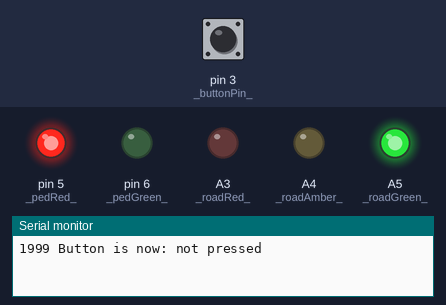
Simulated run of this sketch. Board: Arduino Uno, built with avr-gcc and run on an emulated ATmega328P. On the bench: output pins drawn as LEDs (lit = HIGH), the last lines printed to the serial monitor. The inputs (shaded band) are chosen by the test bench; at power-on: pin 3 (_buttonPin_) HIGH.

Above: at 3.2 s.
3.3 s: pin 3 (_buttonPin_) pulled LOW for 0.15 s
At 5.4 s:
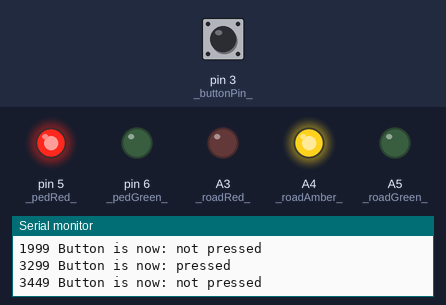
At 9.7 s:
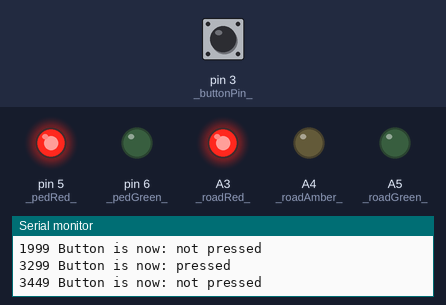
Timing chart, 0 to 20.8 s (numbered marks = the images above; inputs shaded):
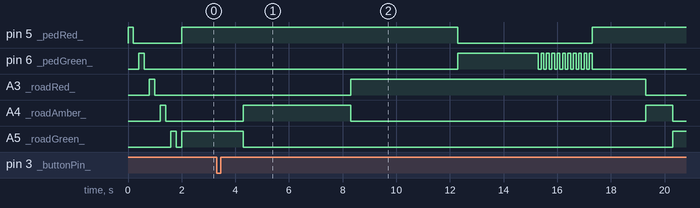

The sketch:

structTableProgmem-pedestrian.ino
```cpp
#include "flashLeds.h"
#include "ioPins.h"
#include <avr/pgmspace.h>

enum class trafStates : uint8_t
{
    roadGo = 0,             //Normal road green state - wait for button
    waitRoadAmber,          //Wait road green, then turn amber, then next
    roadAmber,              //Wait amber, then red
    roadRedToCross,         //Wait red, then ped green
    pedGreen,               //Wait ped green, then flash ped green
    pedFlashGreen,          //Flash ped green, then ped red
    pedRed,                 //Wait ped red, then road amber
    roadAmberToGreen,       //Wait road amber, then road green
    roadWaitGreen           //Wait at green for traffic to clear
};

enum class PedLed : uint8_t     { red, green, greenFl };
enum class RoadLed : uint8_t    { red, green, amber };

const uint8_t _pedGreenFlashLimit_ = 20;

struct StateData
{
    PedLed pedLed;
    RoadLed roadLed;
    trafStates nextState;
    bool bStoreCrossRqst:1;
//    const bool bAdvOnCrossRqst:1;
    uint32_t nextWaitInt;
};

constexpr StateData stateDataTable[] PROGMEM =
{
    //Set these colours when advance
    {   PedLed::red,    RoadLed::green,     trafStates::waitRoadAmber,      1,  1000,   },
    {   PedLed::red,    RoadLed::amber,     trafStates::roadAmber,          0,  4000,   },
    {   PedLed::red,    RoadLed::red,       trafStates::roadRedToCross,     0,  2000,   },
    {   PedLed::red,    RoadLed::red,       trafStates::pedGreen,           0,  2000,   },
    {   PedLed::green,  RoadLed::red,       trafStates::pedFlashGreen,      0,  3000,   },
    {   PedLed::greenFl,RoadLed::red,       trafStates::pedRed,             0,  100,    },
    {   PedLed::red,    RoadLed::red,       trafStates::roadAmberToGreen,   1,  2000,   },
    {   PedLed::red,    RoadLed::amber,     trafStates::roadWaitGreen,      1,  1000,   },
    {   PedLed::red,    RoadLed::green,     trafStates::roadGo,             1,  5000,   },
};

void setupPins()
{
    pinMode(_buttonPin_, INPUT_PULLUP);
    pinMode(_pedRed_, OUTPUT);
    pinMode(_pedGreen_, OUTPUT);
    pinMode(_roadRed_, OUTPUT);
    pinMode(_roadAmber_, OUTPUT);
    pinMode(_roadGreen_, OUTPUT);
}

void setup()
{
    setupPins();
    Serial.begin(115200);
    flashLeds();
    digitalWrite(_roadGreen_, HIGH);
    digitalWrite(_pedRed_, HIGH);
}

uint32_t lastSwitchTime = 0;
uint32_t nextSwitchInterval = 0;
uint8_t flashCount = 0;
trafStates state = trafStates::roadGo;
bool g_crossRqsted = false;

void setPedLed(PedLed ped)
{
    if (PedLed::red == ped)
    {
        digitalWrite(_pedRed_, HIGH);
        digitalWrite(_pedGreen_, LOW);
    } else if (PedLed::green == ped)
    {
        digitalWrite(_pedRed_, LOW);
        digitalWrite(_pedGreen_, HIGH);
    } else if (PedLed::greenFl == ped)
    {
        digitalWrite(_pedRed_, LOW);
        digitalWrite(_pedGreen_, flashCount++ & 0x01);
    }
}

void setRoadLed(RoadLed road)
{
    if (RoadLed::red == road)
    {
        digitalWrite(_roadGreen_, LOW);
        digitalWrite(_roadAmber_, LOW);
        digitalWrite(_roadRed_, HIGH);
    } else if (RoadLed::amber == road)
    {
        digitalWrite(_roadGreen_, LOW);
        digitalWrite(_roadAmber_, HIGH);
        digitalWrite(_roadRed_, LOW);
    } else if (RoadLed::green == road)
    {
        digitalWrite(_roadGreen_, HIGH);
        digitalWrite(_roadAmber_, LOW);
        digitalWrite(_roadRed_, LOW);
    }
}

void runStructTable(uint32_t timeMs, bool bCrossRqst)
{
    StateData ramData;
    memcpy_P(&ramData, &stateDataTable[(uint8_t)state], sizeof(StateData));


    if (ramData.bStoreCrossRqst && bCrossRqst) g_crossRqsted = true;

    bool bRunState = false;
    bool bTimedOut = ((timeMs - lastSwitchTime) >= nextSwitchInterval);
    bool bAdvNextState = false;
    if (trafStates::roadGo == state)
    {
        bRunState = g_crossRqsted && bTimedOut;
        if (bRunState) g_crossRqsted = false;
    }
    else bRunState = bTimedOut;

    if (bRunState)
    {
        setPedLed(ramData.pedLed);
        setRoadLed(ramData.roadLed);

        nextSwitchInterval = ramData.nextWaitInt;
        lastSwitchTime = timeMs;
        if (trafStates::pedFlashGreen == state)
        {
            if (_pedGreenFlashLimit_ <= flashCount)
            {
                flashCount = 0;
                bAdvNextState = true;
            }
        } else bAdvNextState = bTimedOut;
        if (bAdvNextState)  state = ramData.nextState;
    }
}

bool lastButtState = false;
void loop()
{
    uint32_t timeMs = millis();
    bool nowButtState = digitalRead(_buttonPin_);
    bool bCross = false;
    if (nowButtState != lastButtState)
    {
        lastButtState = nowButtState;
        Serial.print(timeMs);
        Serial.print(" Button is now: ");
        Serial.println(nowButtState?"not pressed":"pressed");
        if (!nowButtState)  bCross = true;
    }
    runStructTable(timeMs, bCross);
}
```

flashLeds.h
```cpp
#ifndef _FLASH_LEDS_H_
#define _FLASH_LEDS_H_

#include "ioPins.h"

void flashLeds()
{
    digitalWrite(_pedRed_, HIGH);
    delay(200);
    digitalWrite(_pedRed_, LOW);
    delay(200);
    digitalWrite(_pedGreen_, HIGH);
    delay(200);
    digitalWrite(_pedGreen_, LOW);
    delay(200);
    digitalWrite(_roadRed_, HIGH);
    delay(200);
    digitalWrite(_roadRed_, LOW);
    delay(200);
    digitalWrite(_roadAmber_, HIGH);
    delay(200);
    digitalWrite(_roadAmber_, LOW);
    delay(200);
    digitalWrite(_roadGreen_, HIGH);
    delay(200);
    digitalWrite(_roadGreen_, LOW);
    delay(200);
}

#endif //_FLASH_LEDS_H_
```

ioPins.h
```cpp
#ifndef _IO_PINS_H_
#define _IO_PINS_H_

const uint8_t _buttonPin_ = 3;
const uint8_t _pedRed_ = 5;
const uint8_t _pedGreen_ = 6;
const uint8_t _roadRed_ = A3;
const uint8_t _roadAmber_ = A4;
const uint8_t _roadGreen_ = A5;

#endif
```

Measured:
- after the input at 3.3 s, pin 5 (_pedRed_): HIGH → LOW after 9.0 s, → HIGH 5.0 s later; pin 6 (_pedGreen_): LOW → HIGH after 9.0 s, then repeats every 0.20 s: LOW 0.10 s, HIGH 0.10 s, until it stays LOW from 17.3 s
